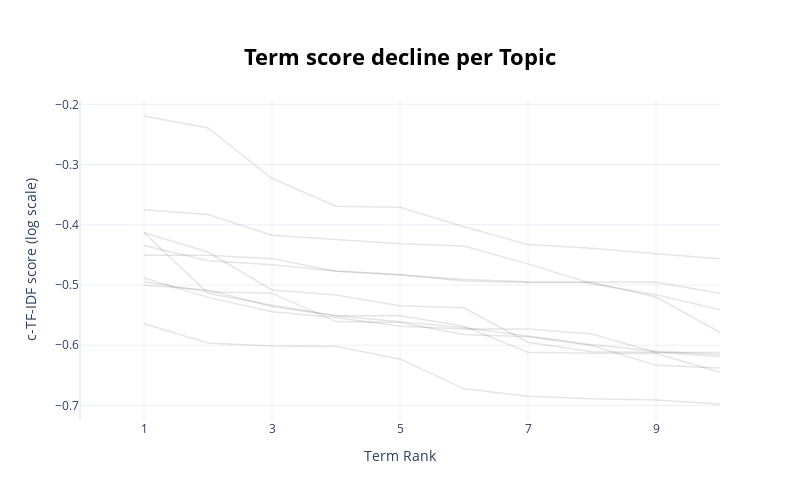

The cell this chart's notebook holds for it:
### Code cell
topic_model.visualize_term_rank(log_scale=True)

### Figure 1 — Plotly figure (JSON) as saved in the notebook; plotly's stock layout.template omitted (floating-point values rounded to 4 significant figures)
{"data": [{"hovertext": "<b>Topic 0</b>:quốc_phòng_khu_vực_phát_triển_việt_", "line": {"color": "black", "width": 1.5}, "mode": "lines+lines", "name": "", "opacity": 0.1, "type": "scatter", "x": [1, 2, 3, 4, 5, 6, 7, 8, 9, 10], "y": [-0.4945, -0.5113, -0.5136, -0.5608, -0.5624, -0.5822, -0.5859, -0.6005, -0.6335, -0.6378]}, {"hovertext": "<b>Topic 1</b>:chung_cư_chữa_cháy_xây_thoát_căn_hộ", "line": {"color": "black", "width": 1.5}, "mode": "lines+lines", "name": "", "opacity": 0.1, "type": "scatter", "x": [1, 2, 3, 4, 5, 6, 7, 8, 9, 10], "y": [-0.375, -0.3829, -0.4175, -0.4243, -0.4313, -0.4351, -0.465, -0.4978, -0.5163, -0.5411]}, {"hovertext": "<b>Topic 2</b>:đoạn_hoàn_thành_khởi_công_xây_làn_t", "line": {"color": "black", "width": 1.5}, "mode": "lines+lines", "name": "", "opacity": 0.1, "type": "scatter", "x": [1, 2, 3, 4, 5, 6, 7, 8, 9, 10], "y": [-0.4882, -0.5206, -0.5444, -0.554, -0.5684, -0.573, -0.5733, -0.5813, -0.612, -0.6122]}, {"hovertext": "<b>Topic 3</b>:tiêu_hóa_lũ_thoát_ngập_mưa_ngập_úng", "line": {"color": "black", "width": 1.5}, "mode": "lines+lines", "name": "", "opacity": 0.1, "type": "scatter", "x": [1, 2, 3, 4, 5, 6, 7, 8, 9, 10], "y": [-0.4345, -0.4596, -0.4663, -0.4767, -0.4827, -0.4935, -0.4958, -0.496, -0.5201, -0.5788]}, {"hovertext": "<b>Topic 4</b>:tháo_dỡ_dán_cột_giun_đất_sửa_chữa_t", "line": {"color": "black", "width": 1.5}, "mode": "lines+lines", "name": "", "opacity": 0.1, "type": "scatter", "x": [1, 2, 3, 4, 5, 6, 7, 8, 9, 10], "y": [-0.5644, -0.5963, -0.6013, -0.602, -0.6228, -0.6725, -0.6846, -0.6889, -0.6912, -0.6977]}, {"hovertext": "<b>Topic 5</b>:lương_việc_làm_đào_tạo_thu_nhập_tiề", "line": {"color": "black", "width": 1.5}, "mode": "lines+lines", "name": "", "opacity": 0.1, "type": "scatter", "x": [1, 2, 3, 4, 5, 6, 7, 8, 9, 10], "y": [-0.5003, -0.5084, -0.5357, -0.5512, -0.5611, -0.5712, -0.5848, -0.5991, -0.61, -0.6155]}, {"hovertext": "<b>Topic 6</b>:tổng_thống_đón_chào_nhậm_chức_sân_b", "line": {"color": "black", "width": 1.5}, "mode": "lines+lines", "name": "", "opacity": 0.1, "type": "scatter", "x": [1, 2, 3, 4, 5, 6, 7, 8, 9, 10], "y": [-0.4133, -0.4452, -0.5083, -0.5168, -0.5346, -0.538, -0.5951, -0.6107, -0.6116, -0.6189]}, {"hovertext": "<b>Topic 7</b>:xúc_phạm_xét_xử_phát_ngôn_vu_khống_", "line": {"color": "black", "width": 1.5}, "mode": "lines+lines", "name": "", "opacity": 0.1, "type": "scatter", "x": [1, 2, 3, 4, 5, 6, 7, 8, 9, 10], "y": [-0.4132, -0.5136, -0.5336, -0.5512, -0.5513, -0.5686, -0.6115, -0.6134, -0.6138, -0.6449]}, {"hovertext": "<b>Topic 8</b>:quẹt_exciter_làn_tài_xế_xe_tải_lái_", "line": {"color": "black", "width": 1.5}, "mode": "lines+lines", "name": "", "opacity": 0.1, "type": "scatter", "x": [1, 2, 3, 4, 5, 6, 7, 8, 9, 10], "y": [-0.4506, -0.4506, -0.4562, -0.4771, -0.4834, -0.4907, -0.4945, -0.4953, -0.4954, -0.5138]}, {"hovertext": "<b>Topic 9</b>:cá_ông_cá_vược_cá_vớt_cần_câu_mặt_n", "line": {"color": "black", "width": 1.5}, "mode": "lines+lines", "name": "", "opacity": 0.1, "type": "scatter", "x": [1, 2, 3, 4, 5, 6, 7, 8, 9, 10], "y": [-0.2193, -0.2391, -0.3231, -0.3692, -0.371, -0.4034, -0.4329, -0.439, -0.4483, -0.4565]}], "layout": {"height": 500, "hoverlabel": {"bgcolor": "white", "font": {"family": "Rockwell", "size": 16}}, "showlegend": false, "title": {"font": {"color": "Black", "size": 22}, "text": "<b>Term score decline per Topic</b>", "x": 0.5, "xanchor": "center", "y": 0.9, "yanchor": "top"}, "width": 800, "xaxis": {"dtick": 2, "range": [0, 10], "tick0": 1, "title": {"text": "Term Rank"}}, "yaxis": {"title": {"text": "c-TF-IDF score (log scale)"}}}}
